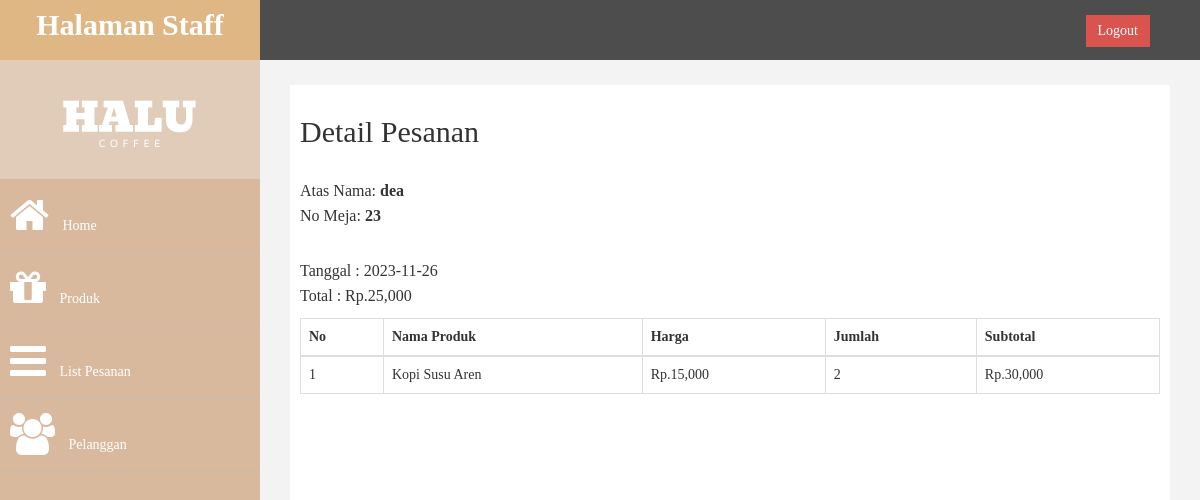
Page /admin/index.php?halaman=detail&id=28 (signed in) on the committed database.
### tables this page shows
CREATE TABLE `pembelian` (
  `id_pembelian` int(11) NOT NULL,
  `tanggal_pembelian` date DEFAULT NULL,
  `jumlah_pembelian` int(11) NOT NULL,
  `ongkir` int(11) NOT NULL,
  `total_pembelian` int(11) DEFAULT NULL,
  `id_pelanggan` int(11) DEFAULT NULL
);

CREATE TABLE `pelanggan` (
  `id_pelanggan` int(255) NOT NULL,
  `nama_pelanggan` varchar(50) DEFAULT NULL,
  `no_meja` varchar(100) DEFAULT NULL
);

CREATE TABLE `pembelian_produk` (
  `id_pembelian_produk` int(11) NOT NULL,
  `jumlah` int(11) DEFAULT NULL,
  `id_pembelian` int(11) DEFAULT NULL,
  `id_produk` int(11) DEFAULT NULL
);

CREATE TABLE `produk` (
  `id_produk` int(11) NOT NULL,
  `nama_produk` varchar(100) DEFAULT NULL,
  `harga_produk` int(11) DEFAULT NULL,
  `stok` int(11) DEFAULT NULL,
  `foto_produk` varchar(100) DEFAULT NULL,
  `deskripsi_produk` text DEFAULT NULL,
  `kategori` varchar(50) NOT NULL,
  `id_warung` int(11) DEFAULT NULL
);

### admin/detail.php (the view, shortened to what this page needs)
<h2>Detail Pesanan</h2>
<?php
$query=$conn->query("SELECT * FROM pembelian JOIN pelanggan ON
	pembelian.id_pelanggan=pelanggan.id_pelanggan
	WHERE pembelian.id_pembelian='$_GET[id]'");
$detail=$query->fetch_assoc();
?>
<p>Atas Nama: <strong><?php echo $detail['nama_pelanggan']; ?></strong><br>
No Meja: <strong><?php echo $detail['no_meja']; ?></strong></p>
<p>
	Tanggal : <?php echo $detail['tanggal_pembelian']; ?><br>
	Total : Rp.<?php echo number_format($detail['total_pembelian']); ?>
</p>
<div class="table-responsive">
	<table class="table table-bordered">
		<thead>
			<tr>
				<th>No</th>
				<th>Nama Produk</th>
				<th>Harga</th>
				<th>Jumlah</th>
				<th>Subtotal</th>
			</tr>
		</thead>
		<tbody>
			<?php $no=1; ?>
			<?php $query=$conn->query("SELECT * FROM pembelian_produk JOIN produk
				ON pembelian_produk.id_produk=produk.id_produk
				WHERE pembelian_produk.id_pembelian='$_GET[id]'"); ?>
			<?php while ( $data=$query->fetch_assoc()) {
				?>
				<tr>
					<td><?php echo $no++; ?></td>
					<td><?php echo $data['nama_produk']; ?></td>
					<td>Rp.<?php echo number_format($data['harga_produk']); ?></td>
					<td><?php echo $data['jumlah'] ?></td>
					<td>Rp.<?php echo number_format($data['harga_produk']*$data['jumlah']); ?></td>
				</tr>
				<?php
			} ?>
		</tbody>
	</table>
</div>

### admin/assets/css/custom.css (style rules this page uses)
body { font-family: Poppins-Regular; }
h2 { color: #333; }
p { font-size:16px; line-height:25px; padding-top:20px; }

### rows in the picture
pembelian: id_pelanggan.nama_pelanggan "dea", id_pelanggan.no_meja "23", tanggal_pembelian "2023-11-26", total_pembelian "25,000"
pembelian_produk: produk.nama_produk "Kopi Susu Aren", produk.harga_produk "15,000", jumlah "2", $data['harga_produk']*$data['jumlah'] "30,000"
